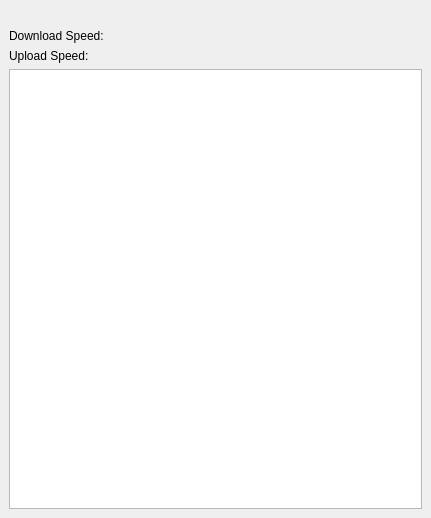
<?xml version="1.0" encoding="UTF-8"?>
<ui version="4.0">
 <class>DownloaderInfoWidget</class>
 <widget class="QWidget" name="DownloaderInfoWidget">
  <property name="geometry">
   <rect>
    <x>0</x>
    <y>0</y>
    <width>431</width>
    <height>518</height>
   </rect>
  </property>
  <property name="windowTitle">
   <string>Form</string>
  </property>
  <layout class="QGridLayout" name="gridLayout_2">
   <property name="leftMargin">
    <number>0</number>
   </property>
   <property name="topMargin">
    <number>0</number>
   </property>
   <property name="rightMargin">
    <number>0</number>
   </property>
   <property name="bottomMargin">
    <number>0</number>
   </property>
   <item row="0" column="0">
    <widget class="QStackedWidget" name="stackedWidget">
     <property name="currentIndex">
      <number>0</number>
     </property>
     <widget class="QWidget" name="page_3">
      <layout class="QVBoxLayout" name="verticalLayout_2">
       <item>
        <widget class="QLabel" name="displayNameText_2">
         <property name="alignment">
          <set>Qt::AlignCenter</set>
         </property>
        </widget>
       </item>
       <item>
        <layout class="QFormLayout" name="formLayout_2">
         <item row="0" column="0">
          <widget class="QLabel" name="label_14">
           <property name="text">
            <string>Download Speed:</string>
           </property>
          </widget>
         </item>
         <item row="0" column="1">
          <widget class="QLabel" name="globalDownloadSpeed">
           <property name="wordWrap">
            <bool>true</bool>
           </property>
          </widget>
         </item>
         <item row="1" column="0">
          <widget class="QLabel" name="label_13">
           <property name="text">
            <string>Upload Speed:</string>
           </property>
          </widget>
         </item>
         <item row="1" column="1">
          <widget class="QLabel" name="globalUploadSpeed">
           <property name="wordWrap">
            <bool>true</bool>
           </property>
          </widget>
         </item>
        </layout>
       </item>
       <item>
        <widget class="DownloaderSpeedWidget" name="globalSpeedWidget"/>
       </item>
      </layout>
     </widget>
     <widget class="QWidget" name="page">
      <layout class="QGridLayout" name="gridLayout">
       <property name="leftMargin">
        <number>0</number>
       </property>
       <property name="topMargin">
        <number>0</number>
       </property>
       <property name="rightMargin">
        <number>0</number>
       </property>
       <property name="bottomMargin">
        <number>0</number>
       </property>
       <item row="0" column="0">
        <widget class="QScrollArea" name="scrollArea">
         <property name="frameShape">
          <enum>QFrame::NoFrame</enum>
         </property>
         <property name="widgetResizable">
          <bool>true</bool>
         </property>
         <property name="alignment">
          <set>Qt::AlignJustify|Qt::AlignVCenter</set>
         </property>
         <widget class="QWidget" name="scrollAreaWidgetContents">
          <property name="geometry">
           <rect>
            <x>0</x>
            <y>0</y>
            <width>431</width>
            <height>518</height>
           </rect>
          </property>
          <layout class="QVBoxLayout" name="verticalLayout">
           <item>
            <widget class="QLabel" name="displayNameText">
             <property name="alignment">
              <set>Qt::AlignCenter</set>
             </property>
            </widget>
           </item>
           <item>
            <layout class="QFormLayout" name="formLayout">
             <item row="1" column="0">
              <widget class="QLabel" name="label">
               <property name="text">
                <string>File Name:</string>
               </property>
              </widget>
             </item>
             <item row="1" column="1">
              <widget class="QLabel" name="filename">
               <property name="wordWrap">
                <bool>true</bool>
               </property>
              </widget>
             </item>
             <item row="2" column="0">
              <widget class="QLabel" name="label_3">
               <property name="text">
                <string>Save Folder:</string>
               </property>
              </widget>
             </item>
             <item row="2" column="1">
              <widget class="QLabel" name="path">
               <property name="wordWrap">
                <bool>true</bool>
               </property>
              </widget>
             </item>
             <item row="4" column="0">
              <widget class="QLabel" name="label_2">
               <property name="text">
                <string>Completed Length:</string>
               </property>
              </widget>
             </item>
             <item row="4" column="1">
              <widget class="QLabel" name="completedLength">
               <property name="wordWrap">
                <bool>true</bool>
               </property>
              </widget>
             </item>
             <item row="5" column="0">
              <widget class="QLabel" name="label_5">
               <property name="text">
                <string>Total Length:</string>
               </property>
              </widget>
             </item>
             <item row="5" column="1">
              <widget class="QLabel" name="totalLength">
               <property name="wordWrap">
                <bool>true</bool>
               </property>
              </widget>
             </item>
             <item row="6" column="0">
              <widget class="QLabel" name="label_4">
               <property name="text">
                <string>Download Speed:</string>
               </property>
              </widget>
             </item>
             <item row="6" column="1">
              <widget class="QLabel" name="downloadSpeed">
               <property name="wordWrap">
                <bool>true</bool>
               </property>
              </widget>
             </item>
             <item row="7" column="0">
              <widget class="QLabel" name="label_6">
               <property name="text">
                <string>Upload Speed:</string>
               </property>
              </widget>
             </item>
             <item row="7" column="1">
              <widget class="QLabel" name="uploadSpeed">
               <property name="wordWrap">
                <bool>true</bool>
               </property>
              </widget>
             </item>
             <item row="8" column="0">
              <widget class="QLabel" name="label_7">
               <property name="text">
                <string>Connections:</string>
               </property>
              </widget>
             </item>
             <item row="8" column="1">
              <widget class="QLabel" name="connections">
               <property name="wordWrap">
                <bool>true</bool>
               </property>
              </widget>
             </item>
             <item row="9" column="0">
              <widget class="QLabel" name="label_8">
               <property name="text">
                <string>Num Pieces:</string>
               </property>
              </widget>
             </item>
             <item row="9" column="1">
              <widget class="QLabel" name="numPieces">
               <property name="wordWrap">
                <bool>true</bool>
               </property>
              </widget>
             </item>
             <item row="10" column="0">
              <widget class="QLabel" name="label_9">
               <property name="text">
                <string>Piece Length:</string>
               </property>
              </widget>
             </item>
             <item row="10" column="1">
              <widget class="QLabel" name="pieceLength">
               <property name="wordWrap">
                <bool>true</bool>
               </property>
              </widget>
             </item>
             <item row="3" column="0">
              <widget class="QLabel" name="label_10">
               <property name="text">
                <string>Status:</string>
               </property>
              </widget>
             </item>
             <item row="3" column="1">
              <widget class="QLabel" name="downloaStatus">
               <property name="wordWrap">
                <bool>true</bool>
               </property>
              </widget>
             </item>
             <item row="0" column="0">
              <widget class="QLabel" name="label_11">
               <property name="text">
                <string>Link:</string>
               </property>
              </widget>
             </item>
             <item row="0" column="1">
              <widget class="QLabel" name="url">
               <property name="wordWrap">
                <bool>true</bool>
               </property>
              </widget>
             </item>
             <item row="11" column="0">
              <widget class="QLabel" name="label_12">
               <property name="text">
                <string>Error Code:</string>
               </property>
              </widget>
             </item>
             <item row="11" column="1">
              <widget class="QLabel" name="errorCode"/>
             </item>
            </layout>
           </item>
           <item>
            <widget class="DownloaderSpeedWidget" name="speedWidget"/>
           </item>
          </layout>
         </widget>
        </widget>
       </item>
      </layout>
     </widget>
    </widget>
   </item>
  </layout>
 </widget>
 <customwidgets>
  <customwidget>
   <class>DownloaderSpeedWidget</class>
   <extends>QGraphicsView</extends>
   <header>ui/download/downloaderspeedwidget.h</header>
  </customwidget>
 </customwidgets>
 <resources/>
 <connections/>
</ui>
